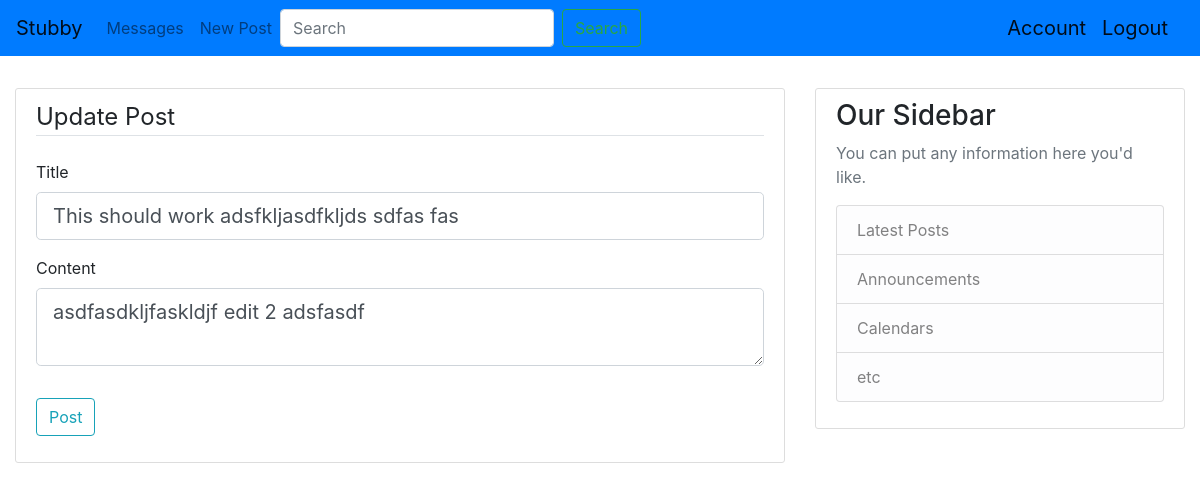
The app's page /post/2/update (signed in) with its own data.
### stubby/models.py (models this page shows, shortened)
class Post(db.Model):
    id = db.Column(db.Integer, primary_key=True)
    title = db.Column(db.String(100), nullable=False)
    date_posted = db.Column(db.DateTime, nullable=False,
                            default=datetime.utcnow)
    content = db.Column(db.Text, nullable=False)
    user_id = db.Column(db.Integer, db.ForeignKey('user.id'), nullable=False)

### stubby/posts/routes.py (the view)
@posts.route('/post/<int:post_id>/update', methods=["GET", "POST"])
@login_required
def update_post(post_id):
    post = Post.query.get_or_404(post_id)
    if post.author != current_user:
        abort(403)
    form = PostForm()
    if form.validate_on_submit():
        post.title = form.title.data
        post.content = form.content.data
        db.session.commit()
        flash("Your post has been updated!", 'success')
        return redirect(url_for('posts.post', post_id=post.id))
    elif request.method == 'GET':
        form.title.data = post.title
        form.content.data = post.content
    return render_template('create_post.html', title="Update Post", form=form, legend="Update Post")

### stubby/posts/forms.py
class PostForm(FlaskForm):
    title = StringField('Title', validators=[DataRequired()])
    content = TextAreaField('Content', validators=[DataRequired()])
    submit = SubmitField('Post')

### stubby/models.py (called while the page is built)
@login_manager.user_loader
def load_user(user_id):
    return User.query.get(int(user_id))

### stubby/templates/create_post.html (shortened to what this page needs)
{% extends 'base.html' %}
{% block content %}
<div class="content-section">
    <form method="POST" action="">
        <fieldset class="form-group">
            <legend class="border-bottom mb-4">{{legend}}</legend>
            <div class="form-group">
                {{ form.title.label(class="form-control-label") }}
                {% if form.title.errors %}
                {{ form.title(class="form-control form-control-lg is-invalid") }}
                <div class="invalid-feedback">
                    {% for error in form.title.errors %}
                    <span>{{ error }}</span>
                    {% endfor %}
                </div>
                {% else %}
                {{ form.title(class="form-control form-control-lg") }}
                {% endif %}
            </div>
            <div class="form-group">
                {{ form.content.label(class="form-control-label") }}
                {% if form.content.errors %}
                {{ form.content(class="form-control form-control-lg is-invalid") }}
                <div class="invalid-feedback">
                    {% for error in form.content.errors %}
                    <span>{{ error }}</span>
                    {% endfor %}
                </div>
                {% else %}
                {{ form.content(class="form-control form-control-lg") }}
                {% endif %}
            </div>
        </fieldset>
        <div class="form-group">
            {{ form.submit(class="btn btn-outline-info") }}
        </div>
    </form>
</div>
{% endblock content%}

### stubby/static/style.css (style rules this page uses)
.content-section { margin-top: 20px; background: #ffffff; padding: 10px 20px; border: 1px solid #dddddd; border-radius: 3px; margin-bottom: 20px; }

### records on screen
Post: title "This should work adsfkljasdfkljds sdfas fas", content "asdfasdkljfaskldjf edit 2 adsfasdf"

### other values on screen
{{ legend }} "Update Post"
